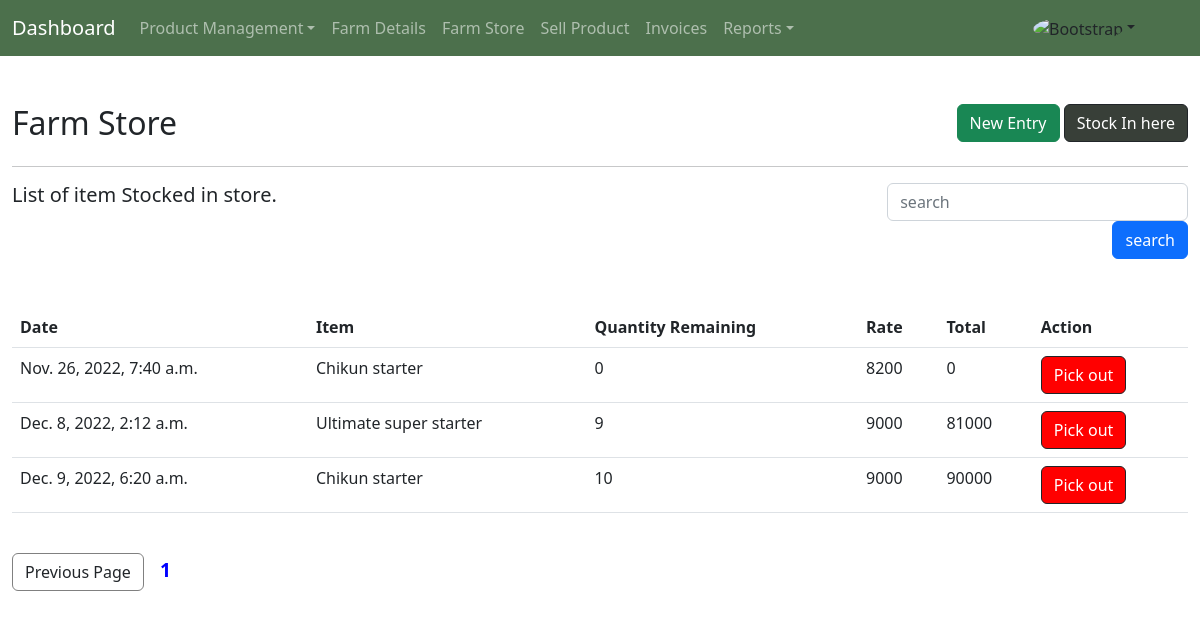
The app's page /store with its own data.
### main/models.py (models this page shows, shortened)
class Store(models.Model):
    date = models.DateTimeField(auto_now_add=True)
    item = models.ForeignKey(Item, on_delete=models.CASCADE)
    quantity = models.PositiveIntegerField()
    rate = models.PositiveIntegerField()
    def total(self):
        return self.quantity * self.rate

class Item(models.Model):
    name = models.CharField(max_length=30)
    description = models.CharField(max_length=100)

### main/views.py (the view)
# urls.py: path('store', views.StoreView.as_view(), name='store'),
class StoreView(ListView):
    model = Store
    template_name = 'store.html'
    paginate_by = 6
    context_object_name = 'stock'

### main/template/store.html (shortened to what this page needs)
{% extends 'base.html' %} {% load static %}  {%block content %}
<div class="container-fluid pt-5">
  <div class="row">
    <div class="col-md-4"><h2>Farm Store</h2></div>
    <div class="col-md-4"></div>
    <div class="col-md-4" style="text-align: right">
      <a
        href=""
        class="btn btn-success"
        type="button"
        data-bs-toggle="modal"
        data-bs-target="#NewItem"
        >New Entry</a
      >
      <a
        href="/store/item/restock"
        class="btn btn-dark"
        style="background-color: rgb(56, 63, 56)"
        >Stock In here</a
      >
    </div>
  </div>
  <hr />
  <div class="row">
    <div class="col-md-4"><h5>List of item Stocked in store.</h5></div>
    <div class="col-md-4"></div>
    <div class="col-md-4" style="text-align: right">
      <form action="" method="get">
        <input
          type="text"
          name="search"
          id="search"
          placeholder="search"
          class="form-control"
          style="display: inline-block; width: 80%"
        />
        <button class="btn btn-primary">search</button>
      </form>
    </div>
    <div class="pt-5 container">
      <table class="table">
        <tr>
          <th>Date</th>
          <th>Item</th>
          <th>Quantity Remaining</th>
          <th>Rate</th>
          <th>Total</th>
          <th>Action</th>
        </tr>
        {% for item in stock %}
        <tr>
          <td>{{item.date}}</td>
          <td>{{item.item.name}}</td>
          <td>{{item.quantity}}</td>
          <td>{{item.rate}}</td>
          <td>{{item.total}}</td>
          <td>
            <a
              href="/store/item/pickout/{{item.id}}"
              class="btn btn-dark"
              style="background: red"
              >Pick out</a
            >
          </td>
        </tr>
        {% endfor %}
      </table>
    </div>
    <section class="pt-4">
      <div class="pagination">
        <span class="step-links">
          {% if page_obj.has_previous %}
          <a
            href="?page={{ page_obj.previous_page_number }}"
            class="btn"
            style="border: 1px solid grey; margin: 0px"
            >Previous Page</a
          >
          {% else %}
          <a href="" class="btn" style="border: 1px solid grey; margin: 0px"
            >Previous Page</a
          >
          {% endif %}
          <span
            class="current"
            style="
              color: blue;
              font-weight: bold;
              padding: 7px 12px;
              font-size: larger;
            "
          >
            {{ page_obj.number }}
          </span>
        </span>
      </div>
    </section>
  </div>
</div>
{% endblock %}

### records on screen
Store: date "Nov. 26, 2022, 7:40 a.m.", item.name "Chikun starter", quantity "0", rate "8200", total "0"
Store: date "Dec. 8, 2022, 2:12 a.m.", item.name "Ultimate super starter", quantity "9", rate "9000", total "81000"
Store: date "Dec. 9, 2022, 6:20 a.m.", item.name "Chikun starter", quantity "10", rate "9000", total "90000"

### other values on screen
{{ page_obj.number }} "1"
